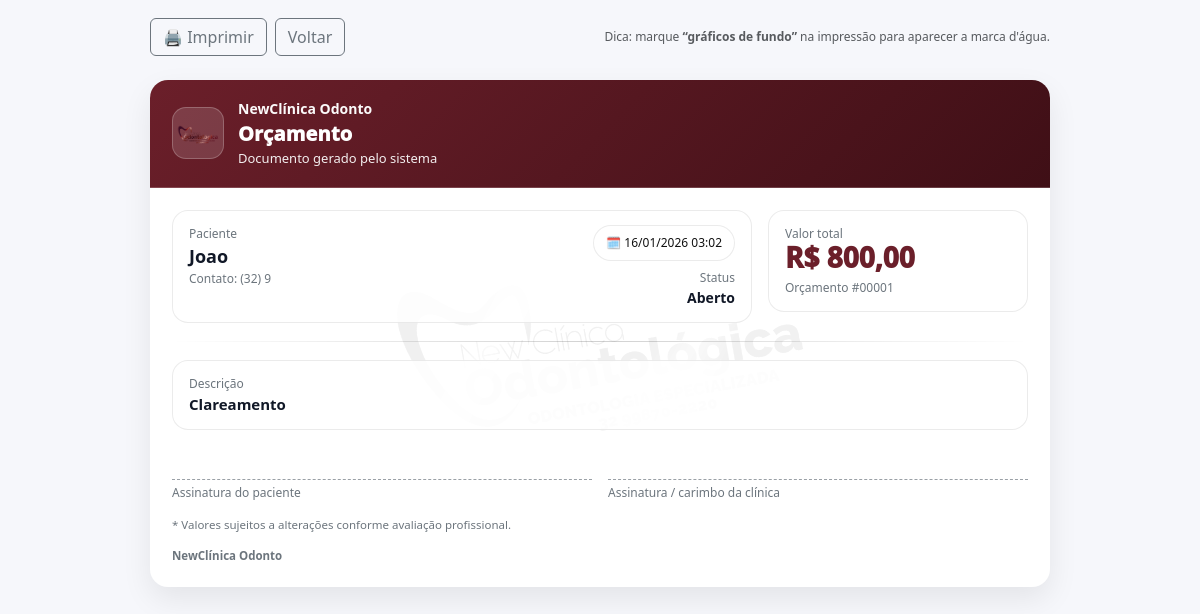
The page /patients/1/budgets/1/print (signed in) on the database its author committed.
### tables this page shows
CREATE TABLE patients(
        id INTEGER PRIMARY KEY AUTOINCREMENT,
        name TEXT NOT NULL,
        phone TEXT,
        birth_date TEXT,
        notes TEXT,
        created_at TEXT NOT NULL DEFAULT (datetime('now'))
    , cpf TEXT, address TEXT, is_ortho INTEGER NOT NULL DEFAULT 0);

CREATE TABLE budgets(
        id INTEGER PRIMARY KEY AUTOINCREMENT,
        patient_id INTEGER NOT NULL,
        description TEXT NOT NULL,
        amount_cents INTEGER NOT NULL,
        status TEXT NOT NULL DEFAULT 'aberto', -- aberto|aprovado|reprovado
        created_at TEXT NOT NULL DEFAULT (datetime('now')),
        FOREIGN KEY(patient_id) REFERENCES patients(id) ON DELETE CASCADE
    );

### app/patients.py (the view)
@bp.get("/<int:pid>/budgets/<int:bid>/print")
@login_required
def budget_print(pid: int, bid: int):
    db = get_db()
    patient = db.execute("SELECT * FROM patients WHERE id=?", (pid,)).fetchone()
    budget = db.execute(
        "SELECT * FROM budgets WHERE id=? AND patient_id=?",
        (bid, pid),
    ).fetchone()
    if not patient or not budget:
        flash("Orçamento não encontrado.", "danger")
        return redirect(url_for("patients.view_patient", pid=pid, tab="orcamentos"))
    return render_template(
        "budget_print.html",
        patient=patient,
        budget=budget,
        cents_to_brl=cents_to_brl,
        sql_to_br=_sql_to_br,
    )

### app/auth.py (called while the page is built)
def login_required(view):
    @wraps(view)
    def wrapped(*args, **kwargs):
        init_db()
        ensure_seed_data()
        if session.get("user_id") is None:
            return redirect(url_for("auth.login"))
        return view(*args, **kwargs)
    return wrapped

@bp.before_app_request
def load_logged_in_user():
    user_id = session.get("user_id")
    if user_id is None:
        g.user = None
    else:
        g.user = get_db().execute("SELECT * FROM users WHERE id = ?", (user_id,)).fetchone()

### app/db.py (called while the page is built)
def get_db() -> sqlite3.Connection:
    if "db" not in g:
        db_path = current_app.config["DB_PATH"]
        Path(db_path).parent.mkdir(parents=True, exist_ok=True)
        con = sqlite3.connect(db_path)
        con.row_factory = sqlite3.Row
        con.execute("PRAGMA foreign_keys = ON;")
        g.db = con
    return g.db

def _ensure_columns(db: sqlite3.Connection, table: str, columns: dict[str, str]) -> None:
    try:
        existing = {r["name"] for r in db.execute(f"PRAGMA table_info({table})").fetchall()}
    except Exception:
        return
    for col, col_type in columns.items():
        if col in existing:
            continue
        try:
            db.execute(f"ALTER TABLE {table} ADD COLUMN {col} {col_type}")
        except Exception:
            pass

### app/patients.py (called while the page is built)
def _sql_to_br(dt_sql: str | None) -> str:
    if not dt_sql:
        return ""
    s = dt_sql.replace("T", " ")
    if len(s) >= 10:
        try:
            y, m, d = s[0:4], s[5:7], s[8:10]
            rest = s[10:].strip()
            if rest:
                return f"{d}/{m}/{y} {rest[:5]}"
            return f"{d}/{m}/{y}"
        except Exception:
            return dt_sql
    return dt_sql

### app/utils.py (called while the page is built)
def cents_to_brl(cents: int | None) -> str:
    if cents is None:
        cents = 0
    neg = cents < 0
    cents = abs(int(cents))
    reais = cents // 100
    cent = cents % 100
    reais_str = f"{reais:,}".replace(",", ".")
    out = f"{reais_str},{cent:02d}"
    return f"-{out}" if neg else out

### app/templates/budget_print.html (shortened to what this page needs)
<!doctype html>
<html lang="pt-BR">
<head>
  <link href="https://cdn.jsdelivr.net/npm/bootstrap@5.3.3/dist/css/bootstrap.min.css" rel="stylesheet">
</head>
<body>
  <div class="no-print d-flex flex-wrap gap-2 align-items-center">
    <button class="btn btn-outline-secondary" onclick="window.print()">🖨️ Imprimir</button>
    <a class="btn btn-outline-secondary" href="{{ url_for('patients.view_patient', pid=patient.id, tab='orcamentos') }}">Voltar</a>
    <span class="ms-auto text-muted" style="font-size:12px;">Dica: marque <b>“gráficos de fundo”</b> na impressão para aparecer a marca d'água.</span>
  </div>
  <div class="paper">
    <div class="topbar">
      <div class="logo-wrap">
        <div class="logo">
          <img src="{{ url_for('static', filename='logo.png') }}" alt="Logo" onerror="this.style.display='none'">
        </div>
        <div>
          <p class="clinic-name">{{ CLINIC_NAME or 'NewClínica Odonto' }}</p>
          <p class="doc-title">Orçamento</p>
          <p class="doc-sub">Documento gerado pelo sistema</p>
        </div>
      </div>
    </div>
    <div class="body">
      <div class="d-flex flex-wrap justify-content-between align-items-start gap-3">
        <div class="section" style="flex:1; min-width: 320px;">
          <div class="d-flex justify-content-between align-items-start gap-3">
            <div>
              <div class="label">Paciente</div>
              <div class="value" style="font-size:18px; font-weight:900;">{{ patient.name }}</div>
              {% if patient.phone %}
                <div class="small-muted">Contato: {{ patient.phone }}</div>
              {% endif %}
            </div>
            <div class="meta-right">
              <div class="pill">🗓️ {{ sql_to_br(budget.created_at) }}</div>
              <div class="mt-2">
                <div class="label">Status</div>
                <div class="value text-capitalize">{{ budget.status }}</div>
              </div>
            </div>
          </div>
        </div>
        <div class="section" style="min-width: 260px;">
          <div class="label">Valor total</div>
          <div class="total">R$ {{ cents_to_brl(budget.amount_cents) }}</div>
          <div class="small-muted mt-2">Orçamento #{{ '%05d'|format(budget.id) }}</div>
        </div>
      </div>
      <div class="divider"></div>
      <div class="section">
        <div class="label">Descrição</div>
        <div class="value" style="font-size:15px;">{{ budget.description }}</div>
      </div>
      <div class="sig">
        <div class="row g-3">
          <div class="col-md-6">
            <div class="line"></div>
            <div class="small-muted mt-1">Assinatura do paciente</div>
          </div>
          <div class="col-md-6">
            <div class="line"></div>
            <div class="small-muted mt-1">Assinatura / carimbo da clínica</div>
          </div>
        </div>
      </div>
      <div class="footer-note">
        * Valores sujeitos a alterações conforme avaliação profissional.
      </div>
      <div class="footer-note">
        {% if CLINIC_NAME %}<b>{{ CLINIC_NAME }}</b>{% endif %}
      </div>
    </div>
  </div>
</body>
</html>

### rows shown on the page
patients: name "Joao", phone "(32) 9"
budgets: created_at "16/01/2026 03:02", status "Aberto", amount_cents "800,00", id "00001", description "Clareamento"

### other values the page prints
{{ CLINIC_NAME or 'NewClínica Odonto' }} "NewClínica Odonto"
{{ CLINIC_NAME }} "NewClínica Odonto"
